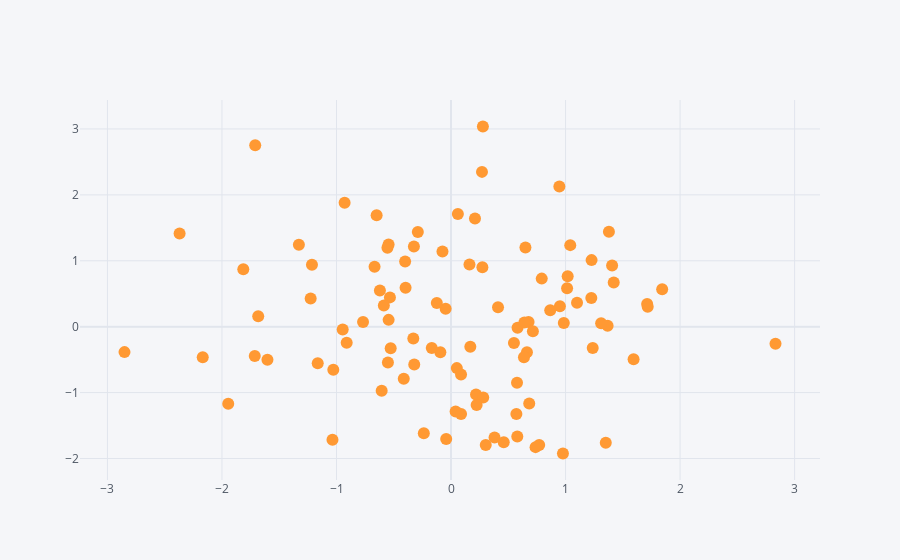

This figure's notebook cell:
### Code cell
df.iplot(x = 'A' , y = 'B',mode = 'markers')
